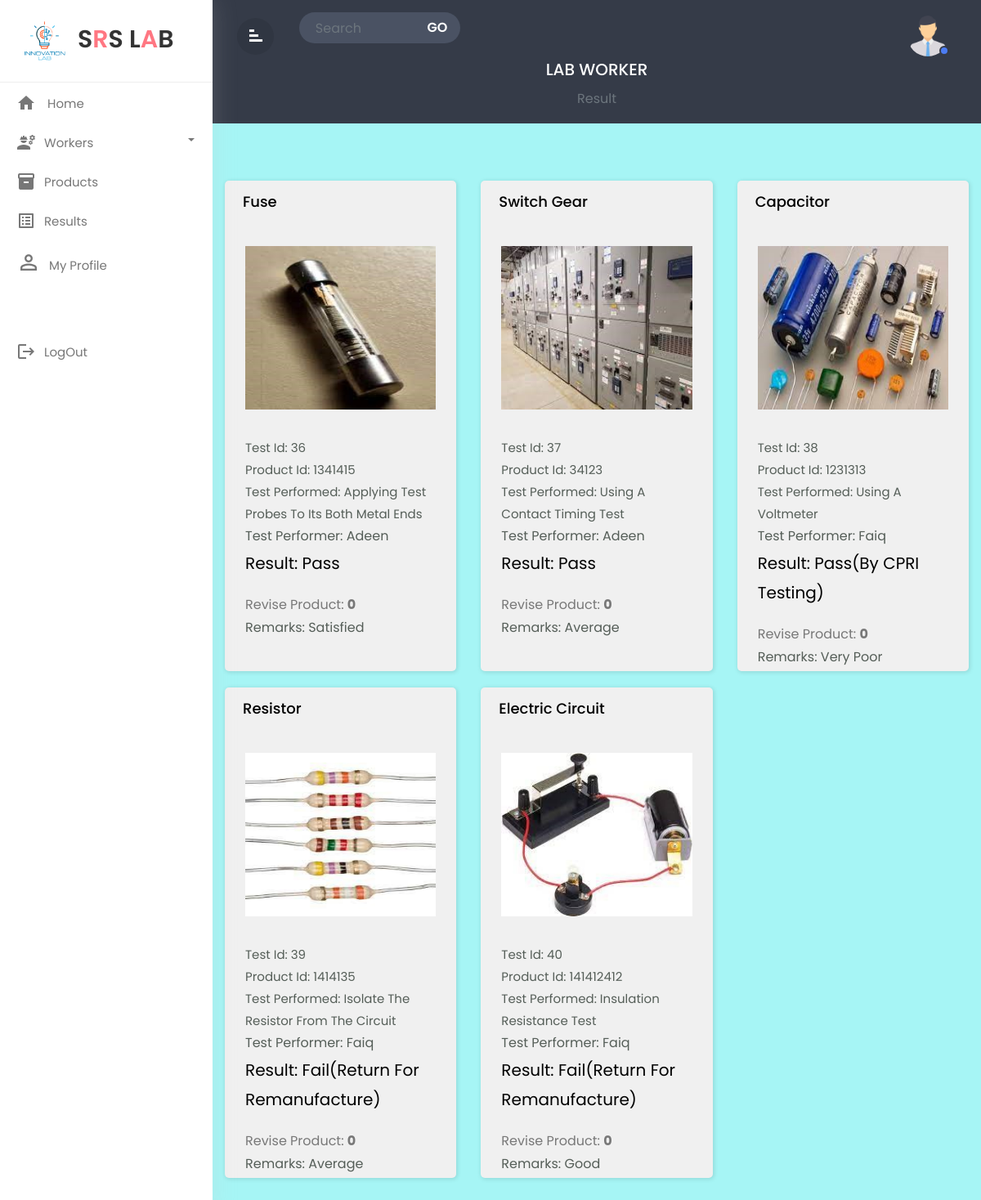
Screenshot of /project1/worker_result.php (signed in) with the database file from the repository.
### tables this page shows
CREATE TABLE `testing` (
  `test_id` int(255) NOT NULL,
  `test_performed` varchar(255) NOT NULL,
  `test_performer` varchar(255) NOT NULL,
  `remarks` varchar(255) NOT NULL,
  `product_id` int(255) NOT NULL,
  `result` varchar(255) NOT NULL,
  `product_name` varchar(255) NOT NULL,
  `product_image` varchar(255) NOT NULL
);

CREATE TABLE `product` (
  `product_id` int(10) NOT NULL,
  `product_name` varchar(255) NOT NULL,
  `revise_product` int(255) NOT NULL,
  `product_image` varchar(255) NOT NULL,
  `datee` date NOT NULL,
  `product_status` varchar(255) NOT NULL
);

### project1/worker_result.php (the view, shortened to what this page needs)
<!doctype html>
<html lang="en">
  <head>
        <link rel="stylesheet" href="css/bootstrap.min.css">
        <link rel="stylesheet" href="css/custom.css">
      <link rel="stylesheet" href="custresult.css">
    <link rel="stylesheet" href="https://stackpath.bootstrapcdn.com/bootstrap/4.3.1/js/bootstrap.bundle.min.js">
    <link rel="stylesheet" href="https://cdnjs.cloudflare.com/ajax/libs/jquery/3.2.1/jquery.min.js">
    <link rel="stylesheet" href="https://cdnjs.cloudflare.com/ajax/libs/font-awesome/4.7.0/css/font-awesome.min.css">
  </head>
  <body style="background-color:rgb(166, 245, 245);">
<div class="wrapper">
        <nav id="sidebar">
             <div class="sidebar-header">
                <h3 style="font-size:30px;margin-left:5px;" ><img style="width:60px;height:60px;" src="images/workerlogo.png" class="img-fluid"/>S<span style="color:#ff7782;">R</span>S L<span style="color:#ff7782;">A</span>B</h3>
            </div>
            <ul class="list-unstyled components">
			<li  >
                    <a href="worker_home.php?email=<?php echo $_GET['email']; ?>" class="dashboard"><i class="material-icons">home</i>
					<span>Home</span></a>
                </li>
                <li class="dropdown">
                    <a href="#homeSubmenu1" data-toggle="collapse" aria-expanded="false"
					class="dropdown-toggle">
					<i class="material-icons">engineering</i>Workers</a>
                </li>
				 <li  class="">
                    <a href="worker_prod.php?email=<?php echo $_GET['email']; ?>"><i class="material-icons">inventory</i><span>Products
					</span></a>
                </li>
                <li  class="">
                    <a href="worker_result.php?email=<?php echo $_GET['email']; ?>"><i class="material-icons">list_alt</i><span>Results
					</span></a>
                </li>
               <li class="">
                    <a href="worker_profile.php?email=<?php echo $_GET['email']; ?>"><i style="font-size:30px;" class="material-symbols-outlined">person_filled</i><span>My Profile</span></a>
                </li>
                <br>
                <br>
				 <li  class="">
                    <a href="logout.php"><i class="material-icons">logout</i><span>LogOut
					</span></a>
                </li>
            </ul>
        </nav>
		<div id="content">
		   <div class="top-navbar">
		      <div class="xp-topbar">
                <div class="row">
                    <div class="col-2 col-md-1 col-lg-1 order-2 order-md-1 align-self-center">
                        <div class="xp-menubar">
                               <span class="material-icons text-white">signal_cellular_alt
							   </span>
                         </div>
                    </div>
                    <div class="col-md-5 col-lg-3 order-3 order-md-2">
                        <div class="xp-searchbar">
                            <form>
                                <div class="input-group">
                                  <input type="search" class="form-control"
								  placeholder="Search">
                                  <div class="input-group-append">
                                    <button class="btn" type="submit"
									id="button-addon2">GO</button>
                                  </div>
                                </div>
                            </form>
                        </div>
                    </div>
                    <div class="col-10 col-md-6 col-lg-8 order-1 order-md-3">
                        <div class="xp-profilebar text-right">
							 <nav class="navbar p-0">
                        <ul class="nav navbar-nav flex-row ml-auto">
                            <li class="nav-item dropdown">
                                <a class="nav-link" href="#" data-toggle="dropdown">
                                <img src="images/user.png" style="width:50px; border-radius:50%;height:50px"/>
								<span class="xp-user-live"></span>
								</a>
                            </li>
                        </ul>
            </nav>
                        </div>
                    </div>
                </div>
            </div>
		     <div class="xp-breadcrumbbar text-center">
                <h4 class="page-title">LAB WORKER</h4>
                  <ol class="breadcrumb">
                    <li class="breadcrumb-item active" aria-current="page">Result</li>
                  </ol>
            </div>
		   </div>
           <div class="container mydiv">
    <div class="row">
    <?php
include 'database.php';
$sql = "
SELECT product.product_name,product.revise_product,product.product_image,product.datee,testing.test_id,testing.test_performer,testing.test_performed,testing.remarks,testing.product_id,product.product_status,testing.result FROM product JOIN testing WHERE product.product_id= testing.product_id;
";
$query = mysqli_query($conn2,$sql);
while($arr = mysqli_fetch_array($query))
{
?>
       <div style="margin-top:20px;" class="col-md-4">
            <div style="height:600px;background-color:rgb(240, 240, 240);" class="bbb_deals">
                <div class="bbb_deals_title"><?php echo $arr['product_name'];?></div>
                <div class="bbb_deals_slider_container">
                    <div class=" bbb_deals_item">
                        <div class="bbb_deals_image"><img style="height:200px;" src="<?php echo $arr['product_image']; ?>" alt=""></div>
                        <div class="bbb_deals_content">
                        <div class="bbb_deals_info_line d-flex flex-row justify-content-start">
                                <div style="font-size:15px;" class="bbb_deals_item_category">Test Id: <?php echo $arr['test_id']; ?></div>
                            </div>
                        <div class="bbb_deals_info_line d-flex flex-row justify-content-start">
                                <div style="font-size:15px;" class="bbb_deals_item_category">Product Id: <?php echo $arr['product_id']; ?></div>
                            </div>
                            <div class="bbb_deals_info_line d-flex flex-row justify-content-start">
                                <div style="font-size:15px;" class="bbb_deals_item_category">Test Performed: <?php echo $arr['test_performed']; ?></div>
                            </div>
                            <div class="bbb_deals_info_line d-flex flex-row justify-content-start">
                                <div class="bbb_deals_item_category">Test Performer: <?php echo $arr['test_performer']; ?></div>
                            </div>
                            <div class="bbb_deals_info_line d-flex flex-row justify-content-start">
                                <div style="font-size:20px;" class="bbb_deals_item_name">Result: <?php echo $arr['result']; ?></div>
                            </div>
                            <div class="available">
                                <div class="available_line d-flex flex-row justify-content-start">
                                    <div class="available_title">Revise Product: <span><?php echo $arr['revise_product']; ?></span></div>
                                </div>
                                <div class="bbb_deals_item_category">Remarks: <?php echo $arr['remarks']; ?></div>
                            </div>
                        </div>
                    </div>
                </div>
            </div>
        </div>
<?php
}
?>
  </body>
  </html>

### project1/css/custom.css (style rules this page uses)
body,html { line-height:1.8; font-family:'Poppins',sans-serif; color:#555e58; text-transform:capitalize; font-weight:400; margin:0px; padding:0px; }
.material-icons { font-family: 'Material Icons'; font-weight: normal; font-style: normal; font-size: 24px; display: inline-block; line-height: 1; text-transform: none; letter-spacing: normal; word-wrap: normal; white-space: nowrap; direction: ltr; -webkit-font-smoothing: antialiased; text-rendering: optimizeLegibility; -moz-osx-font-smoothing: grayscale; font-feature-settings: 'liga'; }
a { color:#333; font-weight:400; }
button { cursor:pointer; }
ul,ol { padding:0px; margin:0px; list-style:none; }
a,a:hover,a:focus { color:#333; text-decoration:none; transition:all 0.3s; }
.wrapper { position:relative; width:100%; overflow:auto; }
#sidebar { position:fixed; height:100%!important; top:0; left:0; bottom:0; z-index:11; width:260px; overflow:auto; transition:all 0.3s; background-color:#fff; box-shadow:0 0 30px 0 rgba(200 200 200 / 20%); }
@media only screen and (min-width:992px) { #content { width:calc(100% - 260px); position:relative; float:right; transition:all 0.3s; } }
#sidebar .sidebar-header { padding:20px; background-color:#fff; border-bottom:1px solid #eee; }
.sidebar-header h3 { color:#333; font-size:17px; margin:0px; text-transform:uppercase; transition:all 0.5s ease; font-weight:600; }
.sidebar-header h3 img { width:45px; margin-right:10px; }
#sidebar ul li { padding:2px 0px; }
.dropdown-toggle::after { position:absolute; right:22px; top:18px; color:#777777; }
#sidebar ul li.dropdown { position:sticky; }
#sidebar ul li a { padding:5px 10px 5px 20px; line-height:30px; font-size:15px; position:relative; font-weight:400; display:block; color:#777777; text-transform:capitalize; }
#sidebar ul li a i { position:relative; margin-right:10px; top:6px; }
#content { position:relative; transition:all 0.5s; background-attachment:#f9fafc; }
.top-navbar { width:100%; z-index:9; position:relative; padding:15px 30px; background-color:#353b48; }
input[type="search"] { background-color:#4a5263; color:#fff; padding-left:20px; border:none; border-radius:50px 0px 0px 50px; }
.input-group-append { margin-left:-1px; }
.xp-searchbar .btn { background-color:#4a5263; color:#fff; font-weight:600; font-size:16px; border-radius:0 50px 50px 0; padding:4px 15px; }
.xp-breadcrumbbar .page-title { font-size:20px; color:#fff; margin-bottom:0; margin-top:0; }
.breadcrumb { display:inline-flex; background-color:transparent; margin:0; padding:10px 0 0; }
.breadcrumb-item.active { color:#6c757d; }
.navbar { background-color:#353B48; color:#fff; }
.xp-menubar { border-radius:50%; width:45px; height:45px; line-height:45px; text-align:center; margin-right:20px; border:none; color:#fff; cursor:pointer; background-color:rgba(0,0,0,0.09); }
.xp-menubar span { margin:9px; padding:0px; transform:rotate(90deg); }
.navbar-nav > li > a { color:#fff; }
.navbar-nav li a { position:relative; display:block; padding:4px 10px!important; }
.xp-user-live { position:absolute; bottom:5px; right:9px; width:12px; height:12px; border-radius:50%; border:2px solid #353b48; background-color:#4c7cf3; }

### project1/custresult.css (style rules this page uses)
.mydiv { margin-top: 50px;margin-bottom: 50px }
div { display: block;position: relative;-webkit-box-sizing: border-box;-moz-box-sizing: border-box;box-sizing: border-box }
.bbb_deals { width: 100%;margin-right: 7%;padding-top: 80px;padding-left: 25px;padding-right: 25px;padding-bottom: 34px;box-shadow: 1px 1px 5px 1px rgba(0, 0, 0, 0.1);border-radius: 5px;margin-top: 0px }
.bbb_deals_title { position: absolute;top: 10px;left: 22px;font-size: 18px;font-weight: 500;color: #000000 }
.bbb_deals_slider_container { width: 100% }
.bbb_deals_item { width: 100% !important }
.bbb_deals_image { width: 100% }
.bbb_deals_image img { width: 100% }
.bbb_deals_content { margin-top: 33px }
.bbb_deals_item_name { font-size: 24px;font-weight: 400;color: #000000 }
.available { margin-top: 19px }
.available_title { font-size: 16px;color: rgba(0, 0, 0, 0.5);font-weight: 400 }
.available_title span { font-weight: 700 }

### rows the page displays
testing: product.product_name "Fuse", product.product_image (picture), test_id "36", product "1341415", test_performed "Applying Test Probes To Its Both Metal Ends", test_performer "Adeen", result "Pass", product.revise_product "0", remarks "Satisfied"
testing: product.product_name "Switch Gear", product.product_image (picture), test_id "37", product "34123", test_performed "Using A Contact Timing Test", test_performer "Adeen", result "Pass", product.revise_product "0", remarks "Average"
testing: product.product_name "Capacitor", product.product_image (picture), test_id "38", product "1231313", test_performed "Using A Voltmeter", test_performer "Faiq", result "Pass(By CPRI Testing)", product.revise_product "0", remarks "Very Poor"
testing: product.product_name "Resistor", product.product_image (picture), test_id "39", product "1414135", test_performed "Isolate The Resistor From The Circuit", test_performer "Faiq", result "Fail(Return For Remanufacture)", product.revise_product "0", remarks "Average"
testing: product.product_name "Electric Circuit", product.product_image (picture), test_id "40", product "141412412", test_performed "Insulation Resistance Test", test_performer "Faiq", result "Fail(Return For Remanufacture)", product.revise_product "0", remarks "Good"
